Frame 1 (no input): blank canvas, image omitted
Frame 60 (no input): blank canvas, image omitted
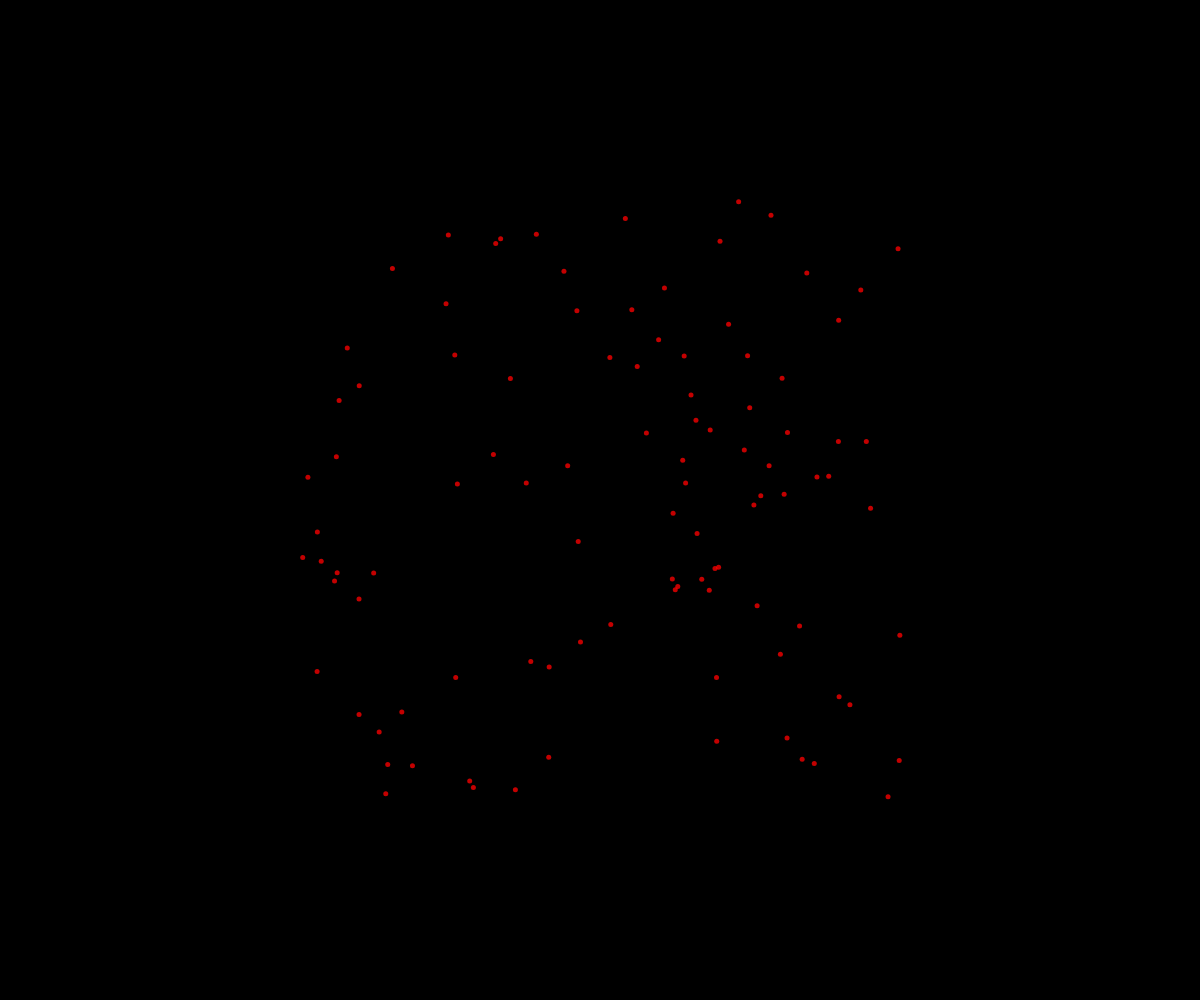
Frame 120 (the mouse pressed at the canvas centre since frame 60)

The p5.js sketch whose frames 1 and 60 were blank and that drew this single picture after the mouse press (run headless with seeded random() and noise() and a simulated clock; from frame 60 on, the mouse is pressed at the canvas centre):

// p5.js sketch
// ── sketch.js
// Fireworks OOP Demo

const NUMBER_OF_PARTICLES_PER_CLICK = 100;

class Particle {
  constructor(x, y){
    this.x = x;
    this.y = y;
    this.dx = random(-5, 5);
    this.dy = random(-5, 5);
    this.size = 5;
    this.r = 255;
    this.g = 0;
    this.b = 0;
    this.a = 255;
  }

  display(){
    fill(this.r, this.g, this.b, this.a);
    noStroke();
    circle(this.x, this.y, this.size);
  }

  update(){
    this.x += this.dx;
    this.y += this.dy;

    //fade away  over time
    this.a --;
  }

  isDead() {
    return this.a <= 0;
  }
}

let theFireworks = [];

function setup() {
  createCanvas(windowWidth, windowHeight);
}

function draw() {
  background(0);
  for (let firework of theFireworks){
    if (firework.isDead()){
      //delete it
      let index = theFireworks.indexOf(firework);
      theFireworks.splice(index, 1);
    }
    else {
      firework.update();
      firework.display();
    }
  }
}

function mousePressed(){
  for (let i = 0; i < NUMBER_OF_PARTICLES_PER_CLICK; i++){
    let someFirework = new Particle(mouseX, mouseY);
    theFireworks.push(someFirework);
  }
}
